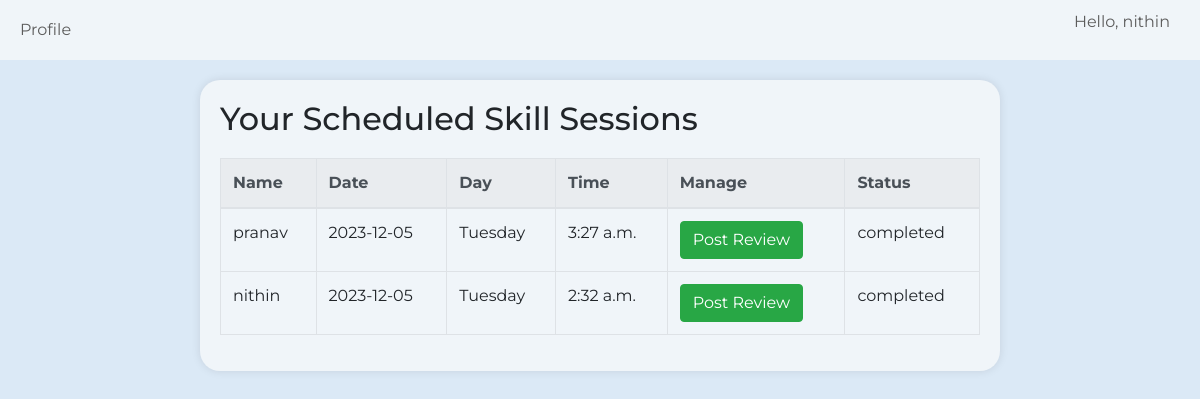
The page /session_schedule/ (signed in) on the database as committed earlier.
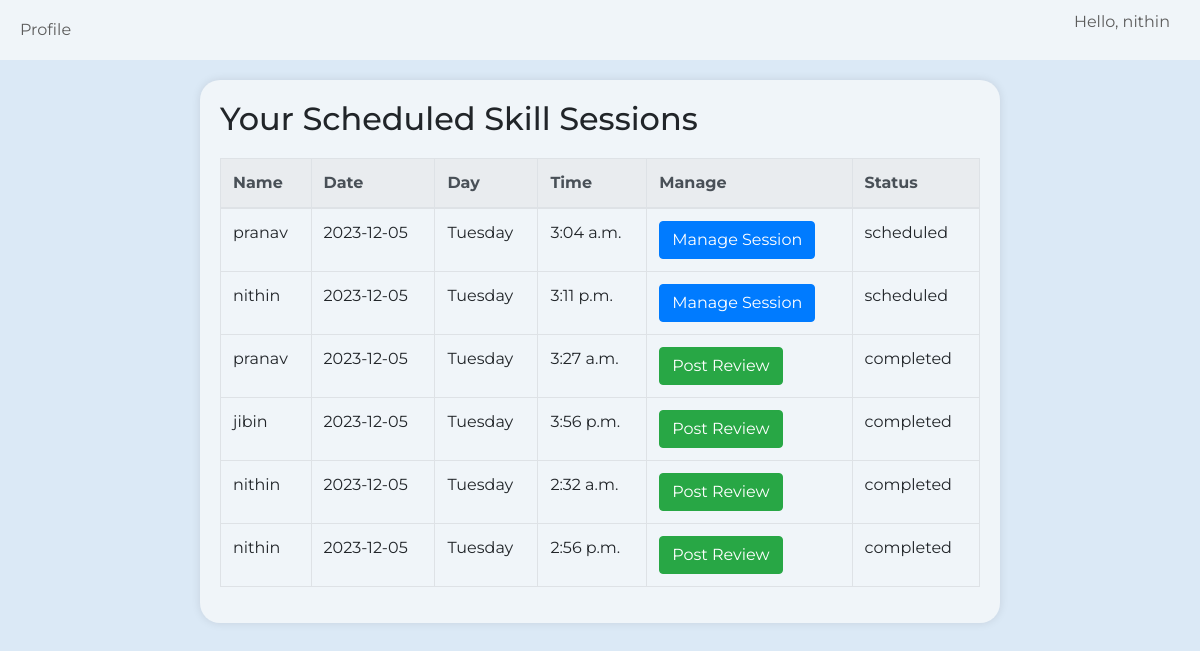
The same page on the database as committed later.
### Skill/models.py (models this page shows, shortened)
class CustomUser(AbstractUser):
    email = models.EmailField(unique=True)
    profile_picture = models.ImageField(
        upload_to='profile_pictures/', null=True, blank=True)
    about_me = models.TextField(null=True, blank=True)

class SkillSession(models.Model):
    skill_request = models.ForeignKey(
        'SkillRequest', on_delete=models.CASCADE, related_name='skill_sessions')
    date_and_time = models.DateTimeField()
    duration_minutes = models.IntegerField()
    sender_status = models.CharField(max_length=20, choices=[(
        'attended', 'Attended'), ('absent', 'Absent')], blank=True, null=True)
    receiver_status = models.CharField(max_length=20, choices=[(
        'attended', 'Attended'), ('absent', 'Absent')], blank=True, null=True)
    status = models.CharField(max_length=20, choices=[(
        'scheduled', 'Scheduled'), ('completed', 'Completed')], default='scheduled')

class SkillRequest(models.Model):
    sender = models.ForeignKey(
        CustomUser, on_delete=models.CASCADE, related_name="sent_requests")
    receiver = models.ForeignKey(
        CustomUser, on_delete=models.CASCADE, related_name="received_requests")
    message = models.TextField()
    status = models.CharField(max_length=10, choices=[(
        'pending', 'Pending'), ('accepted', 'Accepted'), ('rejected', 'Rejected')])

### Skill/views.py (the view)
# urls.py: path('session_schedule/', views.session_schedule, name='session_schedule'),
def session_schedule(request):
    skill_sessions = SkillSession.objects.filter(
        Q(skill_request__receiver=request.user) | Q(
            skill_request__sender=request.user)
    ).order_by('-status')
    return render(request, 'session_schedule.html', {'skill_sessions': skill_sessions})

### Skill/templates/session_schedule.html (shortened to what this page needs)
{% load static %}
<!DOCTYPE html>
<html lang="en">
<head>
    <link rel="stylesheet" href="https://stackpath.bootstrapcdn.com/bootstrap/4.5.2/css/bootstrap.min.css">
</head>
<body>
    <header>
        <div class="profile-link">
            <a href="{% url 'profile' %}">Profile</a>
        </div>
        <div class="user-info">
            <p>Hello, {{ user.username }}</p>
        </div>
    </header>
    <div class="container">
        <h2>Your Scheduled Skill Sessions</h2>
        {% if skill_sessions %}
            <table class="table table-bordered">
                <thead class="thead-light">
                    <tr>
                        <th>Name</th>
                        <th>Date</th>
                        <th>Day</th>
                        <th>Time</th>
                        <th>Manage</th>
                        <th>Status</th>
                    </tr>
                </thead>
                <tbody>
                    {% for session in skill_sessions %}
                        <tr>
                            <td>{{ session.skill_request.sender.username }}</td>
                            <td>{{ session.date_and_time|date:"Y-m-d" }}</td>
                            <td>{{ session.date_and_time|date:"l" }}</td>
                            <td>{{ session.date_and_time|date:"g:i a" }}</td>
                            <td>
                                {% if session.status == 'scheduled' %}
                                    <a href="{% url 'manage_session' session_id=session.id %}" class="btn btn-primary">Manage Session</a>
                                {% elif session.status == 'completed' %}
                                    <a href="{% url 'create_review' session_id=session.id %}" class="btn btn-success">Post Review</a>
                                {% endif %}
                            </td>
                            <td>{{ session.status }}</td>
                        </tr>
                    {% endfor %}
                </tbody>
            </table>
        {% else %}
            <p>No scheduled skill sessions.</p>
        {% endif %}
    </div>
</body>
</html>

### Skill/templates/session_schedule.html (style rules this page uses)
body { font-family: 'Montserrat', sans-serif; background-color: #dbe9f6; margin: 0; padding: 0; padding-bottom: 60px; }
header { background-color: #f0f5f9; color: #5c5c5c; display: flex; justify-content: space-between; align-items: center; padding: 10px 20px; }
.user-info { display: flex; align-items: center; margin-left: auto; }
.user-info p { margin-right: 10px; }
.profile-link a { text-decoration: none; color: #5c5c5c; margin-right: 10px; }
.container { max-width: 800px; margin: 20px auto; background-color: #f0f5f9; box-shadow: 0 0 10px rgba(0, 0, 0, 0.1); padding: 20px; border-radius: 20px; margin-bottom: 70px; }
table { width: 100%; border-collapse: collapse; margin-top: 20px; }
th, td { border: 1px solid #dddddd; text-align: left; padding: 8px; }
th { background-color: #f2f2f2; }

Rows that differ between the two databases and show on the page:
added SkillSession: skill_request.sender.username "pranav", date_and_time "2023-12-05", date_and_time "Tuesday", date_and_time "3:04 a.m.", shows "Manage Session", status "scheduled"
added SkillSession: skill_request.sender.username "nithin", date_and_time "2023-12-05", date_and_time "Tuesday", date_and_time "3:11 p.m.", shows "Manage Session", status "scheduled"
added SkillSession: skill_request.sender.username "jibin", date_and_time "2023-12-05", date_and_time "Tuesday", date_and_time "3:56 p.m.", shows "Post Review", status "completed"
added SkillSession: skill_request.sender.username "nithin", date_and_time "2023-12-05", date_and_time "Tuesday", date_and_time "2:56 p.m.", shows "Post Review", status "completed"
